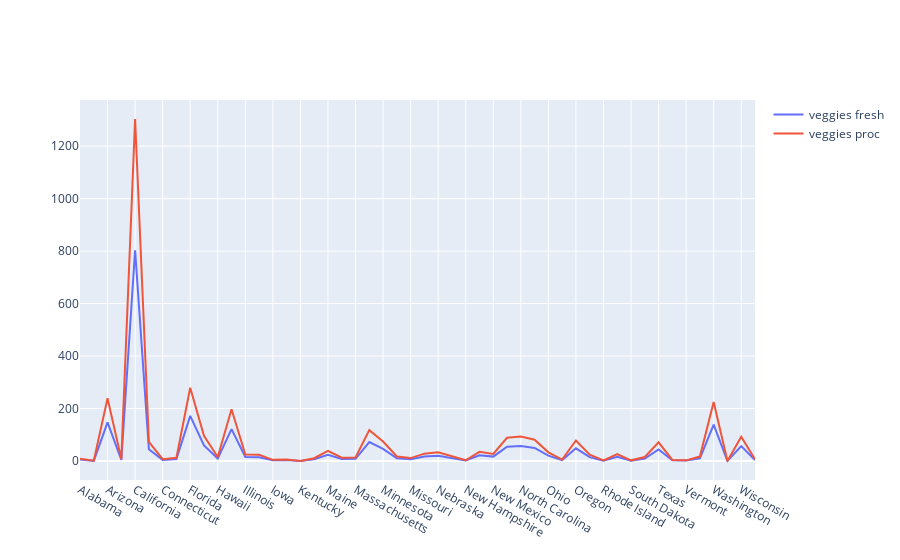

The code cell stored with this chart in its notebook:
### Code cell
#total export of fruit fresh and fruit proc
fig = go.Figure()
fig.add_trace(go.Scatter(x=df['state'], y=df['veggies fresh'], mode='lines', name='veggies fresh'))
fig.add_trace(go.Scatter(x=df['state'], y=df['veggies proc'], mode='lines', name='veggies proc'))

### Figure 1 — Plotly figure (JSON) as saved in the notebook; plotly's stock layout.template omitted (floating-point values rounded to 4 significant figures)
{"data": [{"mode": "lines", "name": "veggies fresh", "type": "scatter", "x": ["Alabama", "Alaska", "Arizona", "Arkansas", "California", "Colorado", "Connecticut", "Delaware", "Florida", "Georgia", "Hawaii", "Idaho", "Illinois", "Indiana", "Iowa", "Kansas", "Kentucky", "Louisiana", "Maine", "Maryland", "Massachusetts", "Michigan", "Minnesota", "Mississippi", "Missouri", "Montana", "Nebraska", "Nevada", "New Hampshire", "New Jersey", "New Mexico", "New York", "North Carolina", "North Dakota", "Ohio", "Oklahoma", "Oregon", "Pennsylvania", "Rhode Island", "South Carolina", "South Dakota", "Tennessee", "Texas", "Utah", "Vermont", "Virginia", "Washington", "West Virginia", "Wisconsin", "Wyoming"], "y": [5.5, 0.6, 147.5, 4.4, 803.2, 45.1, 4.3, 7.6, 171.9, 59, 9.5, 121.7, 15.2, 14.4, 2.7, 3.6, 0, 6.6, 24, 7.8, 8.1, 72.4, 45.9, 10.6, 6.8, 17.3, 20.4, 10.6, 1.7, 21.6, 16.7, 54.7, 57.4, 49.9, 20.4, 3.4, 48.2, 14.6, 1.2, 16.3, 1.5, 9.4, 43.9, 2.5, 1.5, 10.4, 138.7, 0, 56.8, 3.9]}, {"mode": "lines", "name": "veggies proc", "type": "scatter", "x": ["Alabama", "Alaska", "Arizona", "Arkansas", "California", "Colorado", "Connecticut", "Delaware", "Florida", "Georgia", "Hawaii", "Idaho", "Illinois", "Indiana", "Iowa", "Kansas", "Kentucky", "Louisiana", "Maine", "Maryland", "Massachusetts", "Michigan", "Minnesota", "Mississippi", "Missouri", "Montana", "Nebraska", "Nevada", "New Hampshire", "New Jersey", "New Mexico", "New York", "North Carolina", "North Dakota", "Ohio", "Oklahoma", "Oregon", "Pennsylvania", "Rhode Island", "South Carolina", "South Dakota", "Tennessee", "Texas", "Utah", "Vermont", "Virginia", "Washington", "West Virginia", "Wisconsin", "Wyoming"], "y": [8.9, 1, 239.4, 7.1, 1304.0, 73.2, 6.9, 12.4, 279, 95.8, 15.4, 197.5, 24.7, 23.4, 4.4, 5.8, 0, 10.7, 38.9, 12.6, 13.1, 117.5, 74.5, 17.2, 11.1, 28, 33.1, 17.3, 2.8, 35, 27.1, 88.7, 93.1, 80.9, 33.1, 5.5, 78.3, 23.7, 1.9, 26.4, 2.5, 15.3, 71.3, 4.1, 2.5, 16.9, 225.1, 0, 92.2, 6.3]}], "layout": {}}
